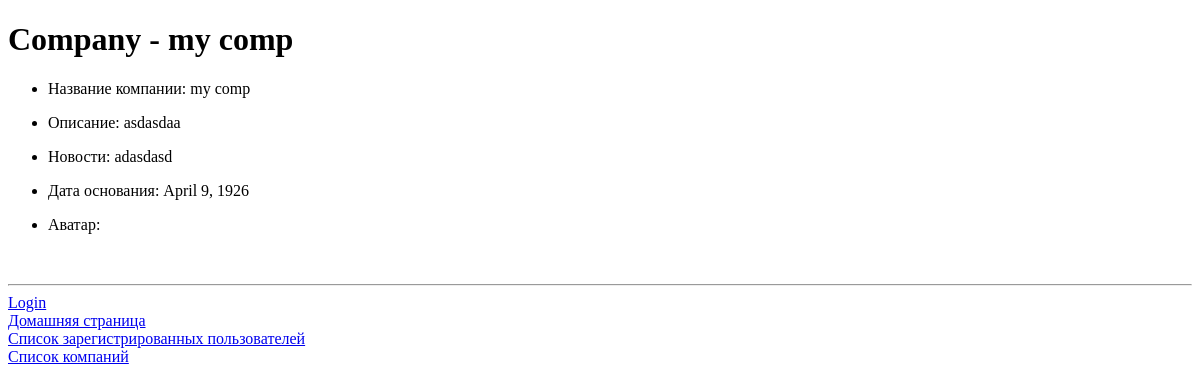
/companies/company/6, run on an earlier commit of the app's database.
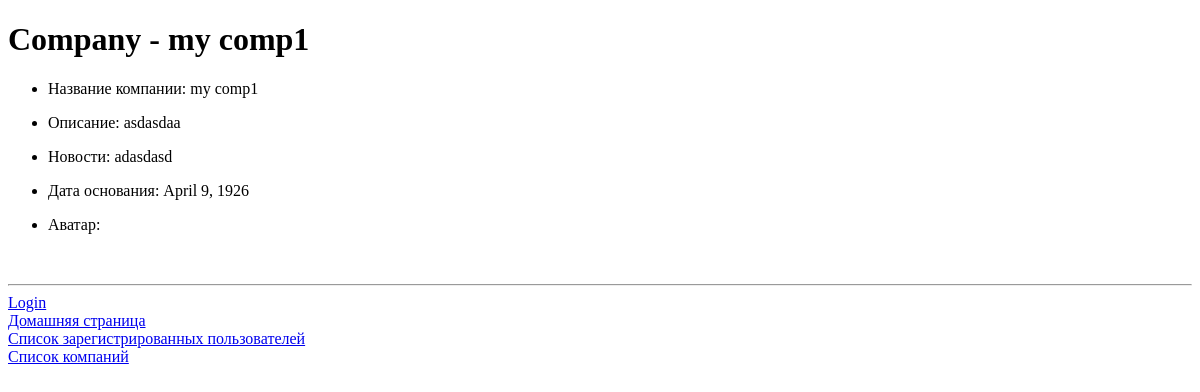
And on a later commit of the database.
### companies/models.py (models this page shows, shortened)
class Company(models.Model):
    title = models.CharField('Название', max_length=50)
    description = models.TextField('Информация о компании', max_length=500, blank=True)
    news = models.TextField('Новости компании', blank=True)
    foundation_date = models.DateField('Дата основания: YYYY-mm-dd', null=True, blank=True)
    avatar = models.ImageField('Аватар', upload_to='company /%Y/%m/%d/', blank=True)
    class Meta:
         verbose_name = "Company"
         verbose_name_plural = "Companies"

### companies/views.py (the view)
# urls.py: path('company/<int:pk>', views.CompanyDetailView.as_view(), name='company_detail'),
class CompanyDetailView(DetailView):
    model = Company
    template_name = 'companies/company_detail.html'
    context_object_name = 'company'

### companies/templates/companies/company_detail.html (shortened to what this page needs)
{% extends "base.html" %}
{% block content %}
    <h1>Company - {{ company.title}}</h1>
    <div>
        <ul>
            <li><p>Название компании: {{ company.title}}</p></li>
            <li><p>Описание: {{ company.description }}</p></li>
            <li><p>Новости: {{ company.news }}</p></li>
            <li><p>Дата основания: {{ company.foundation_date }}</p></li>
            <li><p>Аватар: </p>
                <p><img src="{{ MEDIA_URL }}{{ company.avatar }}" alt="{{ company.avatar }}"></p>
            </li>
        </ul>
    </div>
{% endblock %}

What changed in the data, as far as the page shows it:
changed Company "asdasdaa": title "my comp" → "my comp1"
